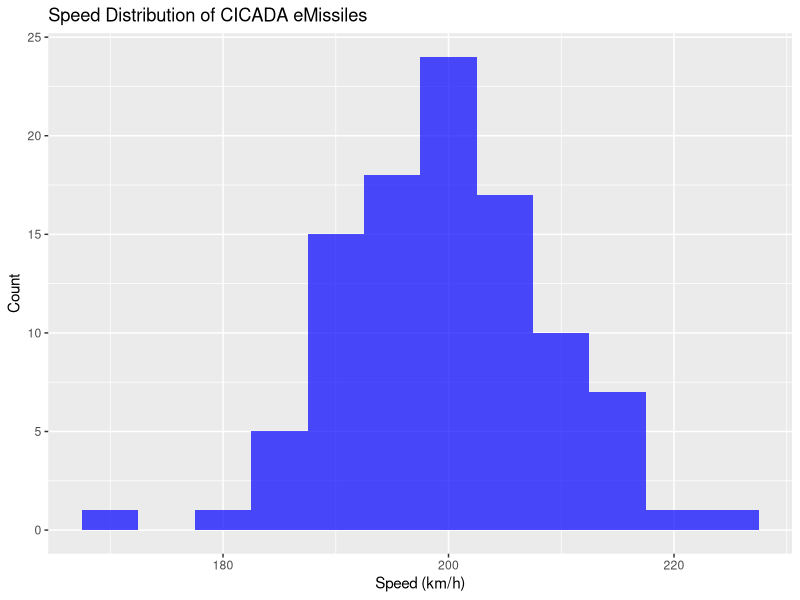

Write the R code that produced this figure.
library(RSQLite)
library(dplyr)
library(ggplot2)

set.seed(42)
missile_data <- data.frame(
    id = 1:100,
    launch_angle = runif(100, 20, 80),  # Random launch angles between 20 and 80 degrees
    speed_kmh = rnorm(100, mean = 200, sd = 10),  # Normal distribution of speed
    accuracy_m = rnorm(100, mean = 2, sd = 0.5),  # Accuracy in meters
    time_to_target_s = rnorm(100, mean = 5, sd = 1),  # Time to target in seconds
    success_rate = runif(100, 0.8, 1)  # Success rate between 80% and 100%
)

# Perform basic statistics
summary_stats <- missile_data %>%
    summarise(
        avg_speed = mean(speed_kmh),
        sd_speed = sd(speed_kmh),
        avg_accuracy = mean(accuracy_m),
        sd_accuracy = sd(accuracy_m),
        avg_time = mean(time_to_target_s),
        sd_time = sd(time_to_target_s),
        avg_success_rate = mean(success_rate)
    )
print(summary_stats)

# Plot speed distribution
ggplot(missile_data, aes(x = speed_kmh)) +
    geom_histogram(binwidth = 5, fill = "blue", alpha = 0.7) +
    labs(title = "Speed Distribution of CICADA eMissiles", x = "Speed (km/h)", y = "Count")

# Correlation analysis
cor_matrix <- cor(missile_data[, c("launch_angle", "speed_kmh", "accuracy_m", "time_to_target_s", "success_rate")])
print(cor_matrix)
